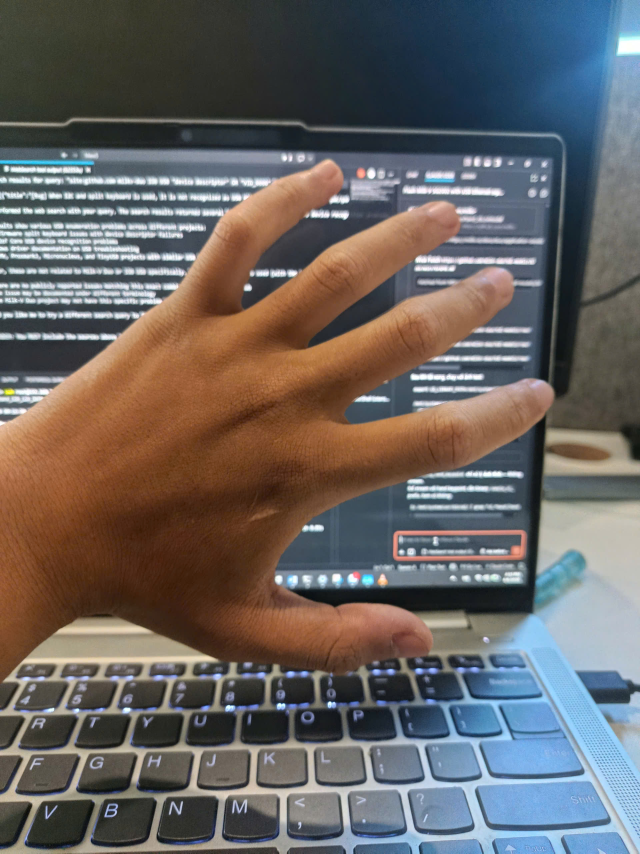
#> input picture z7697165913267_0ee371b344521bf923e1d723c7c6fdd0.jpg, 1920 x 2560 px, found by its file name (shown at 1/3 size)
$ python draw_keypoints.py
#> lines starting #> are read from the running program, lines starting #| are printed output that depends on the picture
import cv2
import sys

# 21 keypoints từ output của board
keypoints_raw = """
216.562500 t  1544.687500
465.000000 t  1740.000000
772.500000 t  1833.750000
1050.000000 t  1880.625000
1267.500000 t  1911.875000
930.000000 t  1380.625000
1237.500000 t  1318.125000
1440.000000 t  1255.625000
1590.000000 t  1224.375000
836.250000 t  1189.218750
1147.500000 t  1044.687500
1342.500000 t  966.562500
1485.000000 t  900.156250
712.500000 t  1060.312500
960.000000 t  884.531250
1132.500000 t  802.500000
1282.500000 t  740.000000
555.000000 t  982.187500
712.500000 t  786.875000
821.250000 t  675.546875
945.000000 t  595.468750
"""

# Parse keypoints
points = []
for line in keypoints_raw.strip().split("\n"):
    parts = line.split("t")
    x = float(parts[0].strip())
    y = float(parts[1].strip())
    points.append((int(x), int(y)))

# Skeleton connections (MediaPipe hand topology)
connections = [
    (0, 1), (1, 2), (2, 3), (3, 4),        # thumb
    (0, 5), (5, 6), (6, 7), (7, 8),        # index
    (0, 9), (9, 10), (10, 11), (11, 12),   # middle
    (0, 13), (13, 14), (14, 15), (15, 16), # ring
    (0, 17), (17, 18), (18, 19), (19, 20), # pinky
    (5, 9), (9, 13), (13, 17),             # palm
]

image_path = sys.argv[1] if len(sys.argv) > 1 else r"D:\Mew5\z7697165913267_0ee371b344521bf923e1d723c7c6fdd0.jpg"
img = cv2.imread(image_path)
#> img is the input picture: shape (2560, 1920, 3); mean B, G, R 97.5, 99.6, 104.3

if img is None:
    print(f"Không đọc được ảnh: {image_path}")
    sys.exit(1)

# Vẽ skeleton
for a, b in connections:
    cv2.line(img, points[a], points[b], (0, 255, 0), 3)

# Vẽ keypoints
for i, (x, y) in enumerate(points):
    color = (0, 0, 255) if i == 0 else (255, 0, 0)  # wrist đỏ, còn lại xanh
    cv2.circle(img, (x, y), 10, color, -1)
    cv2.putText(img, str(i), (x + 12, y), cv2.FONT_HERSHEY_SIMPLEX, 0.6, (255, 255, 255), 2)

# Bounding box từ detection
cv2.rectangle(img, (53, 440), (1709, 2041), (0, 255, 255), 3)
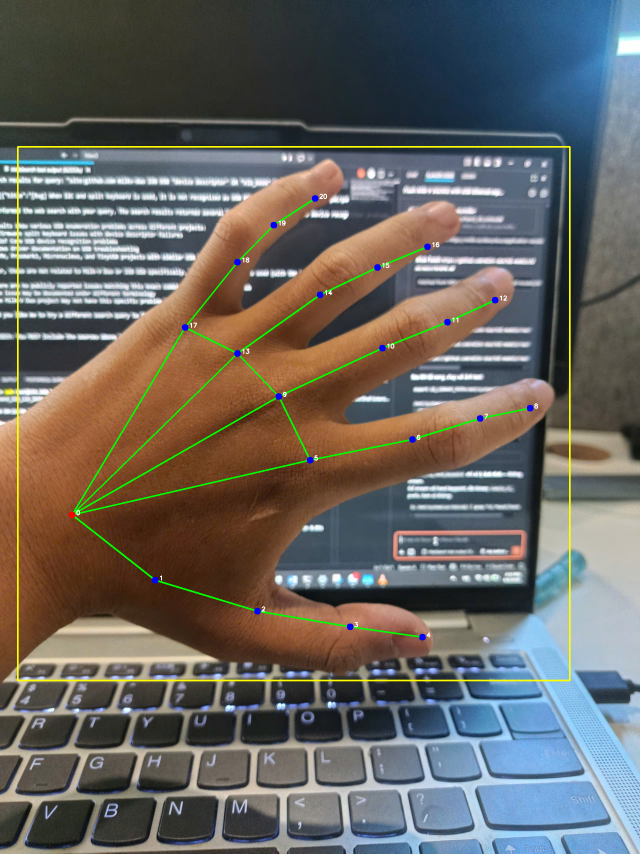
#> img: shape (2560, 1920, 3) (shown at 1/3 size); mean B, G, R 96.9, 101.8, 104.4
cv2.putText(img, "Hand 90.7%", (53, 430), cv2.FONT_HERSHEY_SIMPLEX, 2, (0, 255, 255), 3)

output_path = "output_hand.jpg"
cv2.imwrite(output_path, img)
print(f"Saved: {output_path}")

# Hiển thị
cv2.imshow("Hand Keypoints", img)
cv2.waitKey(0)
cv2.destroyAllWindows()
